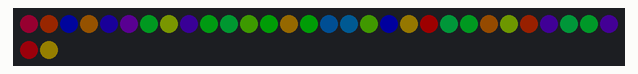
Bench run of a sketch on a simulated Arduino Uno, built with avr-gcc and run on an emulated ATmega328P. Shown: 32 RGB LEDs in strip order, left to right, continuing on the next row. Dim RGB values are drawn brighter than linear; random numbers use the default seed unless the sketch sets one.

Above: at 0.66 s.
At 5.54 s:
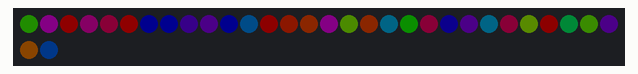
At 10.42 s:
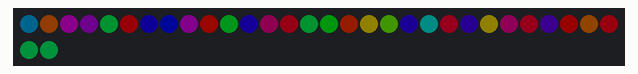
At 20.18 s:
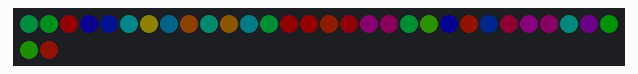
At 29.94 s:
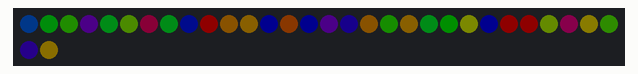
At 39.71 s:
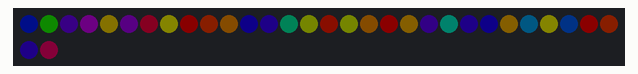

The sketch:

example-09-every-n-time.ino
```cpp
//
// Arduino Light Studies examples
// Jonas Vorwerk 2018
// https://jonasvorwerk.nl
//

#include "FastLED.h"

#define NUM_LEDS    32
#define DATA_PIN    13
#define CLOCK_PIN   12
#define LED_TYPE    APA102
#define COLOR_ORDER BGR
#define BRIGHTNESS  32
#define FRAMES_PER_SECOND 30

byte hue = 20;
byte sat = 255;
byte val = 255;

CRGB leds[NUM_LEDS];

void setup() {
  //FastLED.addLeds<LED_TYPE, DATA_PIN>(leds, NUM_LEDS);
  //FastLED.addLeds<LED_TYPE,DATA_PIN,COLOR_ORDER>(leds, NUM_LEDS);
  FastLED.addLeds<LED_TYPE,DATA_PIN,CLOCK_PIN,COLOR_ORDER>(leds, NUM_LEDS);
  FastLED.setBrightness(BRIGHTNESS);
  FastLED.clear();
}

void loop() {

  blink_every_time();

  FastLED.show();
  FastLED.delay(1000/FRAMES_PER_SECOND);

}

//functions here
void blink_every_time() {

  //do something every 1 second time
//  EVERY_N_SECONDS(1){
//    hue = random(255);
//    for (int i = 0 ; i < NUM_LEDS ; i++) {
//        leds[i] = CHSV(hue, sat, val);
//    }
//  }

  //do something every 500 miliseconds
    EVERY_N_MILLISECONDS(500){
      for (int i = 0 ; i < NUM_LEDS ; i++) {
          leds[i] = CHSV(random(255), sat, val);
      }
    }

  //random time
  //  EVERY_N_SECONDS_I(timer, random8( 5, 30)){
  //    timer.setPeriod( random8( 5, 30) );
  //    leds[0] = CHSV(hue, sat, 255);
  //  }

  //fadeout
  fadeToBlackBy(leds, NUM_LEDS, 20);
}
```
